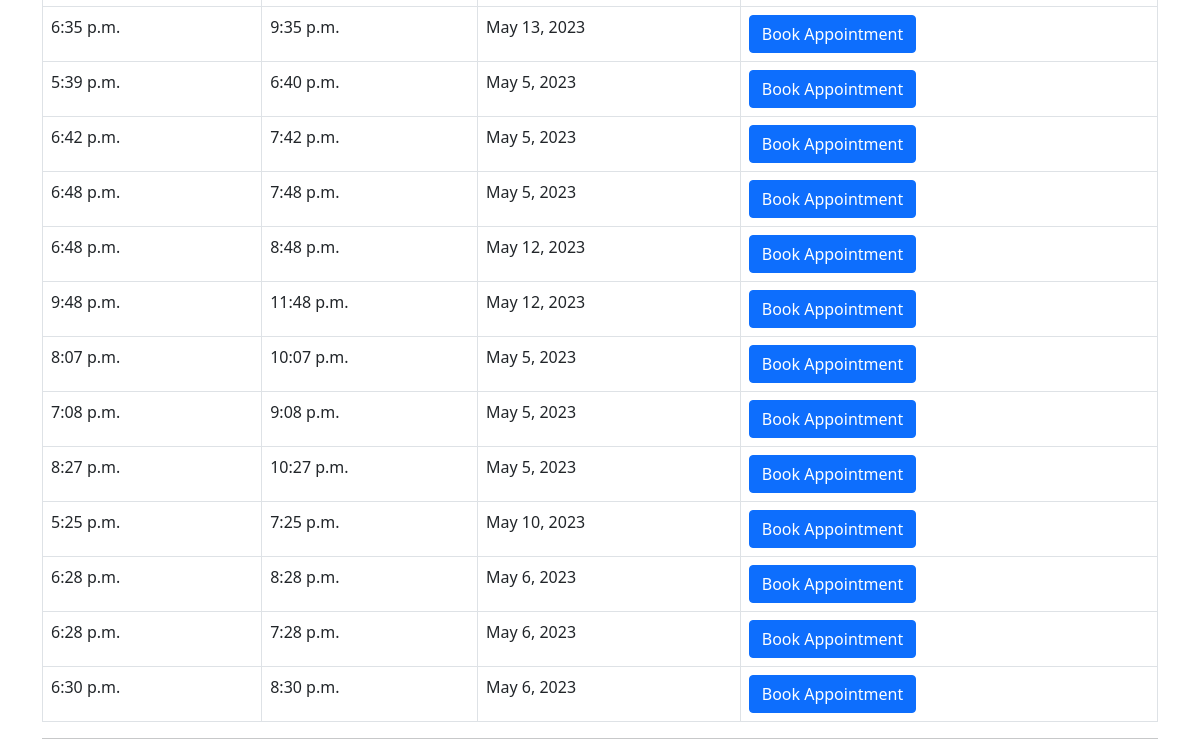
The page /Schedules_user (signed in, lower part) on the database as committed earlier.
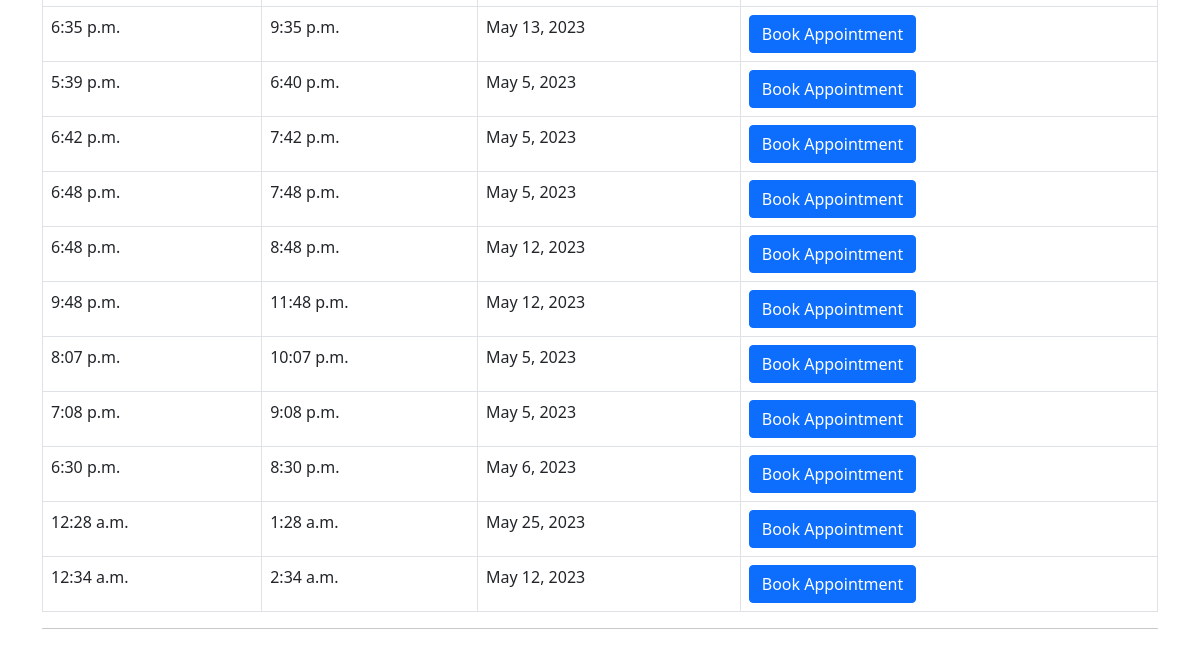
The same page on the database as committed later.
### car_app/models.py (models this page shows)
class AppointmentSchedule(models.Model):
    date = models.DateField()
    start_time = models.TimeField()
    end_time = models.TimeField()
    is_active = models.BooleanField(default=True)

### car_app/user_views.py (the view)
# urls.py: path("Schedules_user",user_views.Schedules_user.as_view(),name='Schedules_user'),
class Schedules_user(LoginRequiredMixin,ListView):
    login_url = 'home'
    redirect_field_name = 'home'
    raise_exception = True
    def get(self,request):
        data = AppointmentSchedule.objects.filter(is_active = True)
        return render(request,'user/user_schedule.html',{'data':data})

### car/templates/user/user_schedule.html (shortened to what this page needs)
{% extends 'user/base_a.html'%}
{% block content %}
<table class="table table-bordered">
    <tbody>
        {% for i in data %}
        <tr>
            <td>{{ i.start_time }}</td>
            <td>{{ i.end_time }}</td>
            <td>{{ i.date }}</td>
            <td>
<button type="button" class="btn btn-primary" data-toggle="modal" data-target="#appointmentModal">
    Book Appointment
  </button></td>
        {% endfor %}
    </tbody>
</table>
{% endblock %}

Rows that differ between the two databases and show on the page:
no longer on this page (row edited): AppointmentSchedule: start_time "8:27 p.m.", end_time "10:27 p.m.", date "May 5, 2023"
no longer on this page (row edited): AppointmentSchedule: start_time "5:25 p.m.", end_time "7:25 p.m.", date "May 10, 2023"
no longer on this page (row edited): AppointmentSchedule: start_time "6:28 p.m.", end_time "8:28 p.m.", date "May 6, 2023"
no longer on this page (row edited): AppointmentSchedule: start_time "6:28 p.m.", end_time "7:28 p.m.", date "May 6, 2023"
added AppointmentSchedule: start_time "12:28 a.m.", end_time "1:28 a.m.", date "May 25, 2023"
added AppointmentSchedule: start_time "12:34 a.m.", end_time "2:34 a.m.", date "May 12, 2023"
